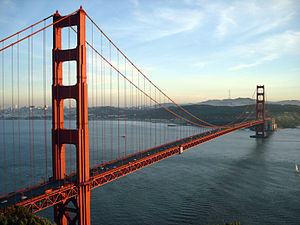
#> input picture imagem/ponte.jpg, 300 x 225 px, found by its file name
$ python outro_modo_pixelsE_lacosdeRepeticao.py
#> lines starting #> are read from the running program, lines starting #| are printed output that depends on the picture
"""
Alterando um pouco a imagem abaixo. Veja que utilizamos os valores de linha multiplicado
pela coluna (x*y) no componente "g" da tupa que forma a cor de cada pixel e deixamos o componente
azul e vermelho zerados. A dinamica da mudança de linhas e clunas gera esta imagem.
"""
# Importando bibliotecas
import cv2
import imutils
import numpy as np

# Lendo a imagem
imagem = cv2.imread('imagem/ponte.jpg')
#> imagem is the input picture: shape (225, 300, 3); mean B, G, R 141.5, 138.3, 130.4

# Iniciando o laço for
for y in range(0, imagem.shape[0], 1):
    for x in range(0, imagem.shape[1], 1):
        imagem[y, x] = (0, (x*y) % 256, 0)
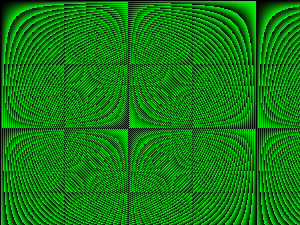
#> imagem: shape (225, 300, 3); mean B, G, R 0, 124.7, 0

# ABRINDO A IMAGEM
cv2.imshow('Imagem modificada', imagem)
# ESPERANDO APERTAR ALGO PARA FECHAR
cv2.waitKey(0)

$ run again, with imagem/dados.jpg copied over imagem/ponte.jpg
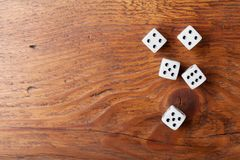
#> input picture imagem/dados.jpg, 240 x 160 px, found by its file name
#> imagem is the input picture: shape (160, 240, 3); mean B, G, R 80.3, 111.2, 170.2
#> after the loop `for y in range(0, imagem.shape[0], 1):`:
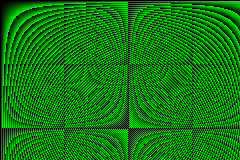
#> imagem: shape (160, 240, 3); mean B, G, R 0, 124.6, 0

$ run again, with imagem/dados1.jpg copied over imagem/ponte.jpg
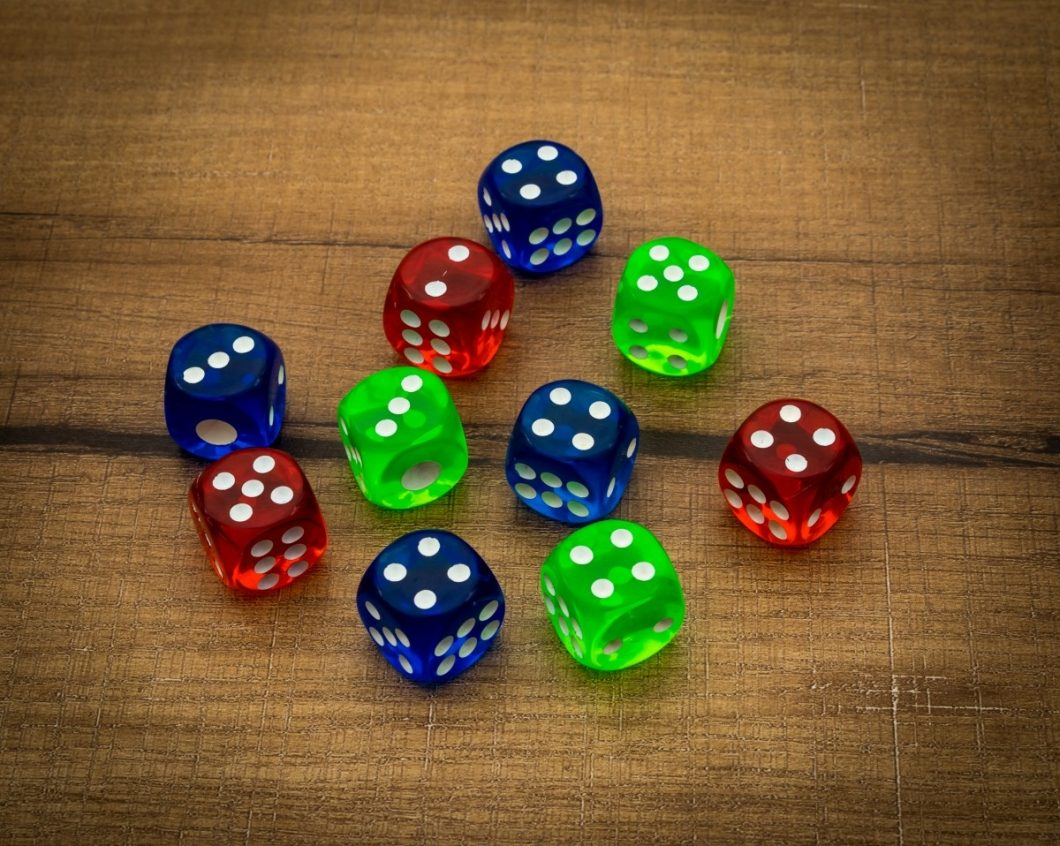
#> input picture imagem/dados1.jpg, 1060 x 846 px, found by its file name
#> imagem is the input picture: shape (846, 1060, 3); mean B, G, R 52.4, 92.6, 117.8
#> after the loop `for y in range(0, imagem.shape[0], 1):`:
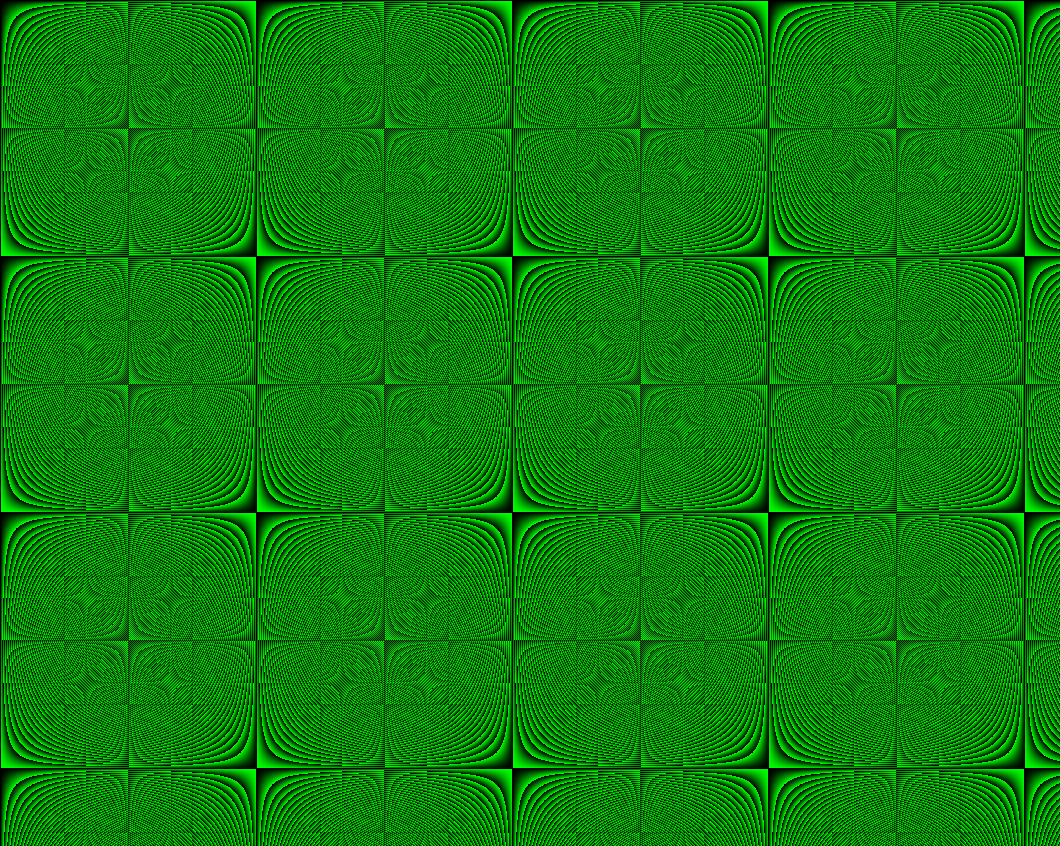
#> imagem: shape (846, 1060, 3); mean B, G, R 0, 125.3, 0

$ run again, with imagem/pessoas-sorrindo.jpg copied over imagem/ponte.jpg
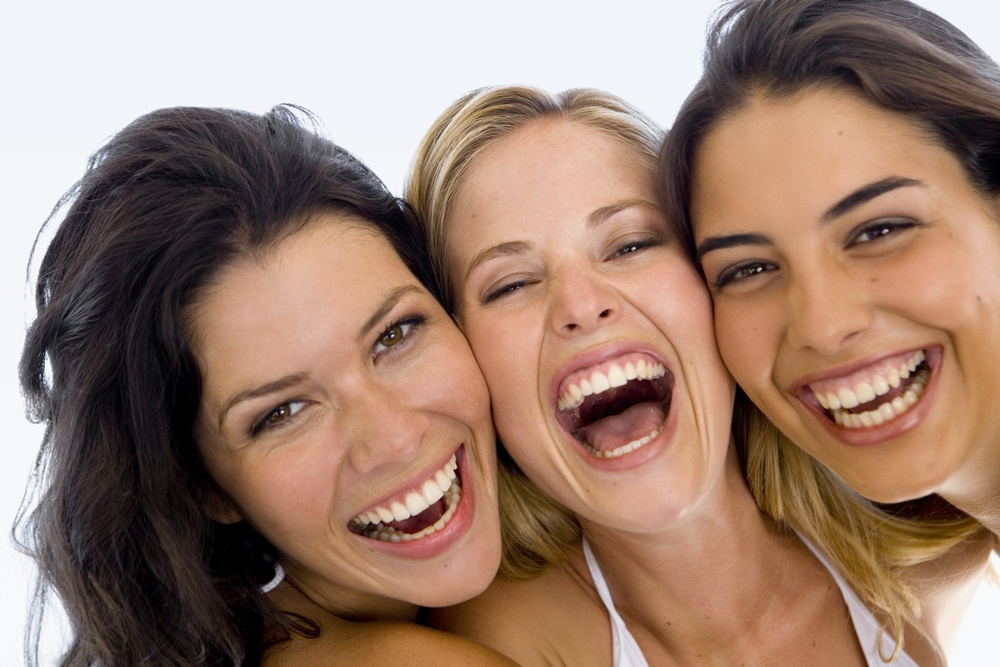
#> input picture imagem/pessoas-sorrindo.jpg, 1000 x 667 px, shrunk from 2121 x 1414 before the run, found by its file name
#> imagem is the input picture: shape (667, 1000, 3); mean B, G, R 112.2, 127.5, 155.8
#> after the loop `for y in range(0, imagem.shape[0], 1):`:
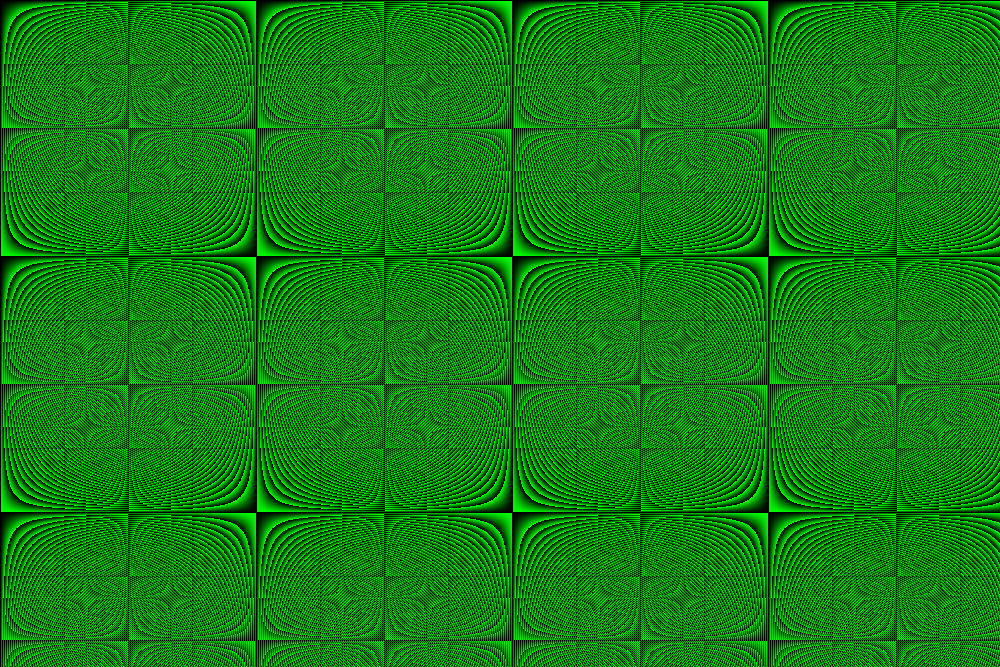
#> imagem: shape (667, 1000, 3); mean B, G, R 0, 125.3, 0
